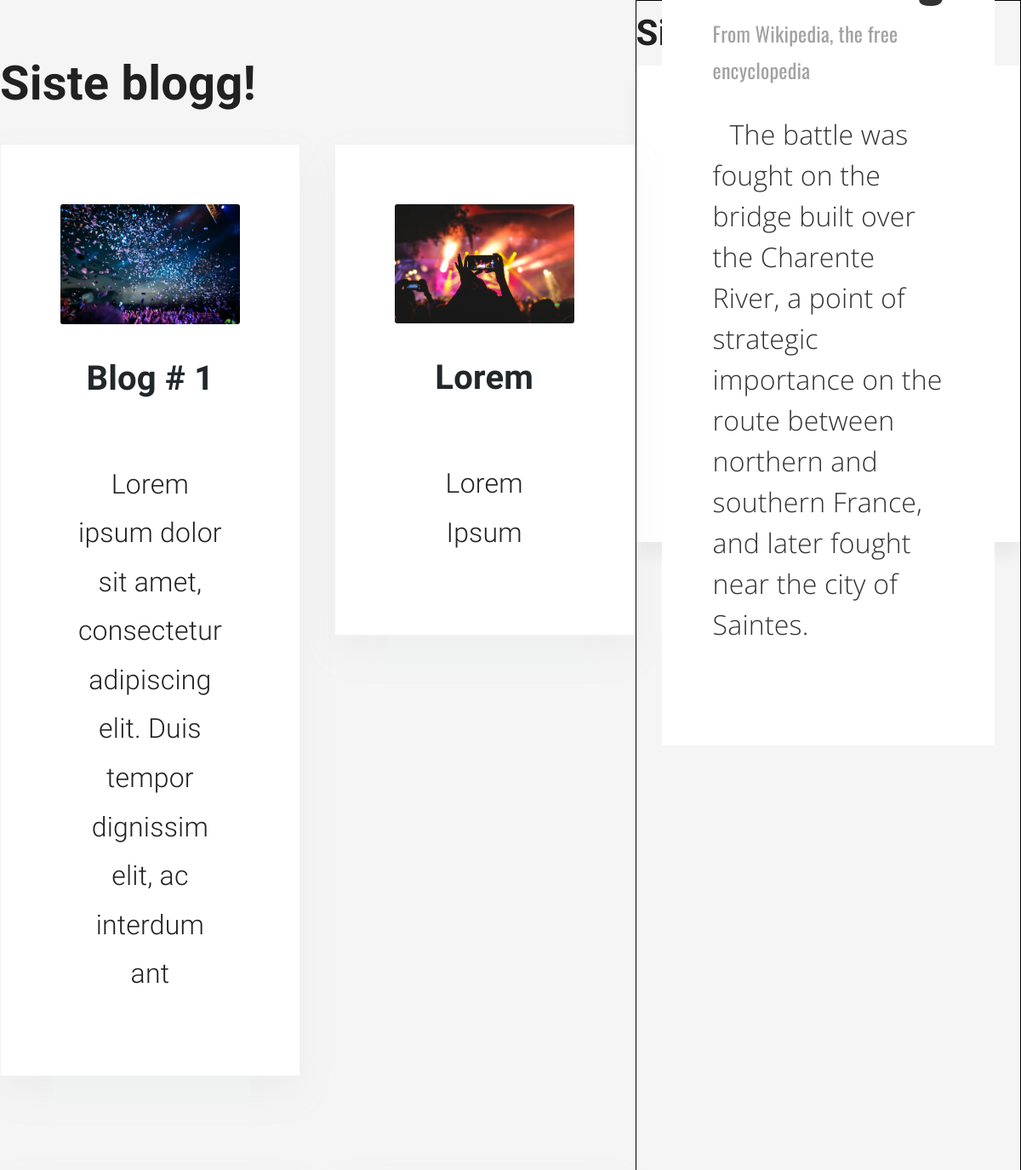
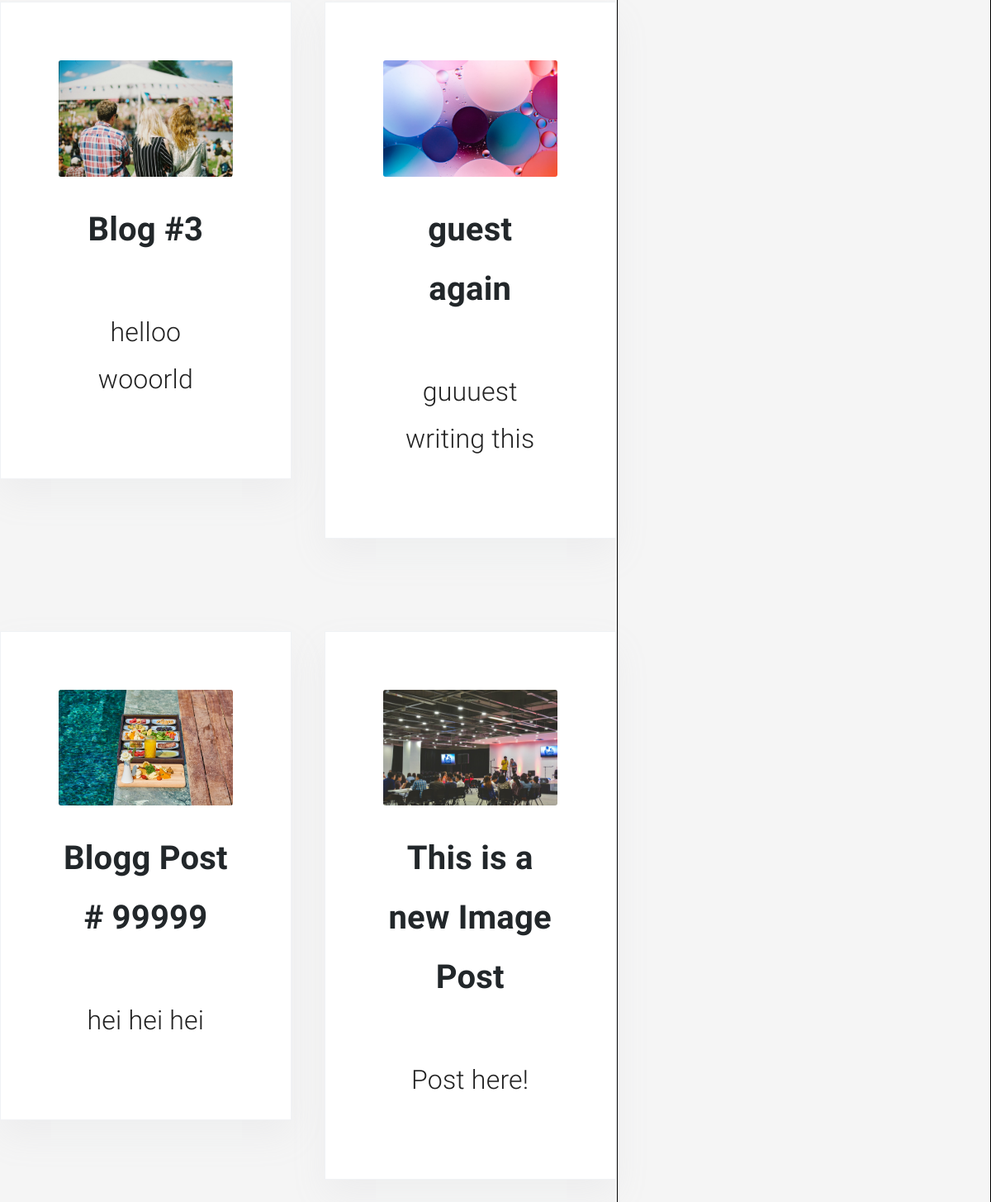
The page / on the database its author committed (2 pictures, top to bottom).
### tables this page shows
CREATE TABLE `posts` (
  `id` int(11) NOT NULL,
  `author_id` int(11) NOT NULL,
  `image` text NOT NULL,
  `title` varchar(255) NOT NULL,
  `text` text NOT NULL,
  `author` varchar(255) NOT NULL,
  `published_at` datetime NOT NULL DEFAULT current_timestamp()
);

### app/controllers/Pages.controller.php (called while the page is built, shortened)
<?php
    class Pages extends Controller {
        public function __construct() {
            $this -> postModel = $this -> model('Post');
        }
        public function index() {
            $blogPosts = $this -> postModel -> getPosts();
            $data = [
                'title_blog' => 'Siste blogg!',
                'title_recent_news' => 'Siste nytt',
                'posts' => $blogPosts
            ];
            $this -> view('pages/index', $data);
        }
    }
?>

### app/libraries/Core.lib.php (called while the page is built, shortened)
<?php
    class Core {
        protected $currentMethod = 'index';
        public function __construct() {
            print_r($this -> getUrl());
            $url = $this->getUrl();
            $this->currentController = new $this->currentController;
            $this -> params = $url ? array_values($url) : [];
            call_user_func_array([$this -> currentController, $this -> currentMethod], $this -> params);
        }
        public function getUrl() {
            if(isset($_GET['url'])) {
                $url = rtrim($_GET['url'], '/');
                $url = filter_var($url, FILTER_SANITIZE_URL);
                $url = explode('/', $url);
                return $url;
            } else {
                return false;
            }
        }
    }
?>

### public/index.php (called while the page is built, shortened)
<?php
    $init = new Core();
?>

### app/libraries/Database.lib.php (called while the page is built, shortened)
<?php
    class Database {
        private $host = DB_HOST;
        private $user = DB_USER;
        private $pass = DB_PASS;
        private $dbName = DB_NAME;
        private $stmt;
        public function __construct() {
            $dsn = 'mysql:hosts=' . $this -> host . ';dbname=' . $this ->dbName;
            $options = array(
                PDO::ATTR_PERSISTENT => true,
                PDO::ATTR_ERRMODE => PDO::ERRMODE_EXCEPTION
            );
            try {
                $this -> dbh = new PDO($dsn, $this -> user, $this -> pass, $options);
            } catch(PDOException $err) {
                $this -> error = $err -> getMessage();
                echo $this -> error;
            }
        }
        public function query($sql) {
            $this -> stmt = $this -> dbh -> prepare($sql);
        }
        public function execute() {
            return $this -> stmt -> execute();
        }
        public function resultSet() {
            $this -> execute();
            return $this -> stmt -> fetchAll(PDO::FETCH_OBJ);
        }
    }
?>

### app/models/Post.model.php (called while the page is built, shortened)
<?php
    class Post {
        private $db;
        public function __construct() {
            $this -> db = new Database;
        }
        public function getPosts() {
            $this -> db -> query("SELECT * FROM posts");
            return $result = $this -> db -> resultSet();
        }
    }
?>

### app/views/includes/posts.inc.php (the view)
<div class="container">
    <div class="cards-grid">
        <?php foreach ($data['posts'] as $post) : ?>
        <a href="<?php echo URLROOT; ?>/pages/blog/<?php echo $post -> id; ?>">
            <div class="card">
                <img src="<?php echo URLROOT ."/public/assets/img/" . $post -> image ?>" alt="Blogg image">
                <div class="card__body">
                    <h4 class="card__head"><?php echo $post -> title ?></h4>
                    <p class="card__content"><?php echo substr($post -> text, 0, 100)  ?></p>
                </div>
            </div>
        </a>
        <?php endforeach; ?>
    </div>
</div>

### app/libraries/Controller.lib.php (shortened to what this page needs)
<?php
    class Controller {
        public function view($view, $data = []) {
            if(file_exists('../app/views/' . $view . '.view.php')) {
                require_once '../app/views/' . $view . '.view.php';
            } else {
                die('View does not exist!');
            }
        }
    }
?>

### app/views/includes/header.inc.php (shortened to what this page needs)
<!DOCTYPE html>
<html lang="en">
<head>
    <link rel="stylesheet" href="<?php echo URLROOT; ?>/assets/css/main/core.css">
</head>
    <body>

### app/views/pages/index.view.php
<?php require_once APPROOT . '/views/includes/header.inc.php'; ?>
<div class="grid-container">
  <main class="main">
    <h1 class="container__h1"><?php echo $data['title_blog'] ?></h1>
    <?php require_once APPROOT . '/views/includes/posts.inc.php'; ?>
  </main>
   <aside class="aside">
       <h1><?php echo $data['title_recent_news']; ?></h1>
    <?php require_once APPROOT . '/views/includes/widgets/news_feed.widget.php'; ?>
  </aside>
</div>
<?php require_once APPROOT . '/views/includes/footer.inc.php'; ?>

### app/views/includes/widgets/news_feed.widget.php (shortened to what this page needs)
<div class="card-widget">
    <div class="card-widget__card-content">
        <h2 class="card-widget__subtitle">From Wikipedia, the free encyclopedia</h2>
        <p class="card-widget__description">
        The battle was fought on the bridge built over the Charente River, a
        point of strategic importance on the route between northern and
        southern France, and later fought near the city of Saintes.
        </p>
        <div class="card-widget__cta">
        <a href="#">Read more &rarr;</a>
        </div>
    </div>
</div>

### public/assets/css/main/abstract/color-variables.css (style rules this page uses)
:root { --ff-head: "Merriweather", serif; --ff-body: "Muli", sans-serif; --fs-body: 1.8rem; --fs-h2: 4rem; --fs-h4: 2.4rem; --fs-h5: 1.8rem; --clr-head: hsla(208, 11%, 15%, 1); --clr-body: hsla(208, 9%, 31%, 0.8); --clr-accent: hsla(216, 97%, 61%, 1); --gradient-color: linear-gradient( 90deg, rgb(255, 88, 88, 0.8), rgb(240, 152, 25, 0.8) ); }

### public/assets/css/main/components/a-link.css (style rules this page uses)
a { text-decoration: none; }

### public/assets/css/main/components/card.css (style rules this page uses)
html, body { width: 100%; min-height: 100vh; font-size: 62.5%; }
body { font-family: var(--ff-body); font-size: var(--fs-body); color: var(--clr-body); line-height: 1.8; font-weight: normal; }
img { max-width: 50%; height: auto; }
.main { padding: 1em 0; }
.container { max-width: 75rem; width: 90%; margin: 0 auto; }
.container__h1 { margin: 1rem 0; }
.card { box-shadow: 0 20px 40px 0 rgba(173, 181, 189, 0.1); border: solid 1px rgba(129, 147, 174, 0.12); background-color: #fff; padding: 2.5em; text-align: center; position: relative; }
.card:first-child::before { content: ""; position: absolute; top: -8px; left: -1px; width: calc(100% + 2px); height: 8px; border-radius: 6px 6px 0 0; }
.card:last-child::before { content: ""; position: absolute; top: -8px; left: -1px; width: calc(100% + 2px); height: 8px; border-radius: 6px 6px 0 0; }
.card__body { padding-top: 1em; }
.card__head { --fs-h4: 2rem; font-size: var(--fs-h4); margin-bottom: 1em; color: var(--clr-head); }
.card__content { --fs-body: 1.6rem; font-size: var(--fs-body); }

### public/assets/css/main/components/event-card.css (style rules this page uses)
html { background-color: #f0f0f0; }
img { height: auto; max-width: 100%; vertical-align: middle; }
.card__content { display: -webkit-box; display: flex; -webkit-box-flex: 1; flex: 1 1 auto; -webkit-box-orient: vertical; -webkit-box-direction: normal; flex-direction: column; padding: 1rem; }

### public/assets/css/admin/components/sidebar.css (style rules this page uses)
* { margin: 0; padding: 0; box-sizing: border-box; }
body, html { font-family: 'Lato', sans-serif; font-size: 20px; height: 100%; position: relative; }
a { color: #fff; text-decoration: none; }
.container { width: 100%; height: 100%; position: relative; }

### public/assets/css/main/components/table.css (style rules this page uses)
body { font-family: 'RobotoDraft', 'Roboto', 'Helvetica Neue, Helvetica, Arial', sans-serif; font-style: normal; font-weight: 300; font-size: 1.4rem; letter-spacing: 0.01rem; color: #212121; background-color: #f5f5f5; -webkit-font-smoothing: antialiased; -moz-osx-font-smoothing: grayscale; text-rendering: optimizeLegibility; }

### public/assets/css/main/components/widget-card.css (style rules this page uses)
.card-widget { display: flex; flex-direction: column; box-shadow: 2px 0.8rem 1rem rgba(0, 0, 0, 0.05); background-color: #fff; font-size: 1.6rem; font-family: "Open Sans", sans-serif; color: #333; padding: 0 1.5rem; width: 100%; height: 70vh; display: flex; align-items: center; justify-content: center; }
a { text-decoration: none; color: inherit; }
.card-widget__card-content { background-color: #fff; padding: 2rem 3rem; position: relative; }
.card-widget__title, .card-widget__subtitle { font-family: "Oswald", sans-serif; }
.card-widget__subtitle { font-size: 1.2rem; font-weight: 400; color: #a2a2a2; text-decoration: none; margin: 1rem 0 1.5rem 0; }
.card-widget__description { position: relative; line-height: 1.5; }
.card-widget__description::first-letter { margin-left: 1rem; }
.card-widget__description::before { content: ""; position: absolute; top: 0; left: 0; width: 0.5rem; height: 2.5rem; border-radius: 2rem; }
.card-widget__cta { text-align: right; font-weight: bold; margin-top: 1rem; }
.card-widget__cta a { -webkit-background-clip: text; color: transparent; position: relative; }
.card-widget__cta a::before { content: ""; position: absolute; left: 0; bottom: -0.5rem; width: 100%; height: 3px; transform: scaleX(0); transform-origin: left; transition: transform 0.5s; }
@media screen and (min-width: 600px) { .card { flex-direction: row; max-width: 75rem; } }
@media screen and (min-width: 600px) { .card-widget__card-content { flex-basis: 60%; } }

### public/assets/css/main/layouts/aside.css (style rules this page uses)
.aside { border: 1px solid black; grid-area: aside; }

### public/assets/css/main/layouts/grid.css (style rules this page uses)
.grid-container { display: grid; grid-template-columns: 1.5fr 0.5fr; grid-template-rows: 1fr; gap: 1px 1px; grid-template-areas: "main aside"; }
.cards-grid { display: grid; grid-template-columns: repeat(auto-fit, minmax(350px, 1fr)); grid-gap: 4em 2rem; }

### public/assets/css/main/layouts/main.css (style rules this page uses)
.main { grid-area: main; }
img { max-width: 100%; height: auto; border-radius: 3px; }

### rows shown on the page
posts: image (picture), title "Blog # 1", text "Lorem ipsum dolor sit amet, consectetur adipiscing elit. Duis tempor dignissim elit, ac interdum ant"
posts: image (picture), title "Lorem", text "Lorem Ipsum"
posts: image (picture), title "Blog #3", text "helloo wooorld"
posts: image (picture), title "guest again", text "guuuest writing this"
posts: image (picture), title "Blogg Post # 99999", text "hei hei hei"
posts: image (picture), title "This is a new Image Post", text "Post here!"

### other values the page prints
$data['title_blog'] "Siste blogg!"
